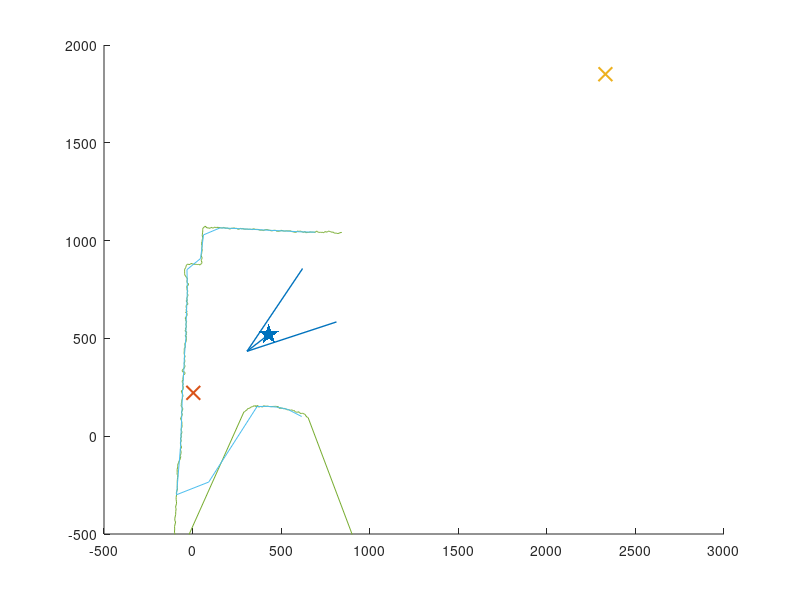

This figure's MATLAB source: (Note: this script raises an error after producing the figure.)
fid = fopen('LIDAR_data_14.txt');
C = textscan(fid, '%s', 'Delimiter', '\n', 'CommentStyle', '%');
fclose(fid);
cell = C{1};
[lines,a] =size(cell);
close all
for i=1 : lines/2
   
   
    x = str2num(cell{(i*3-2),1});
    y = str2num(cell{(i*3-1),1});
    [a,numVals] = size(x);
    
    data = horzcat(x', y');
    
    str = sprintf('Measurement %d', i);
    figure('Name', str, 'NumberTitle', 'off', 'position', [100, 100, 900, 900])
    axis([-500 3000 -500 2000])
    hold on
    
    degree=-125;
    xCoord = 430;
    yCoord = 520;
    
    scatter(xCoord,yCoord, 250, 'filled', 'p')
      a=85; a_rad=((a*pi)./180); 
 [THETA,R] = cart2pol(x,y); %Convert to polar coordinates
 THETA=THETA+a_rad; %Add a_rad to theta
 [xr,yr] = pol2cart(THETA,R); %Convert back to Cartesian coordinates

 %plot(x+xCoord,y+yCoord,'g-');  %Original
 %plot(xr,yr,'b-');  %Rotated
 
    x=xr+xCoord+50
    y=yr+yCoord
    %for i= 1 : numVals
     %   
      
     %x(i) = x(i) * cosd(degree) - y(i) * sind(degree);
      
     %y(i) = x(i) * sind(degree) + y(i) * cosd(degree);
      %  x(i)= x(i)+xCoord;
       % y(i)= y(i)+yCoord;
        
    %end
    
    usf=520;
    usb=2320;
    usf_x = 0 * cosd(-degree) - usf * sind(-degree);
    usf_y = 0 * sind(-degree) +  usf* cosd(-degree);
    
    usb_x = 0 * cosd(-degree) - usb * sind(-degree);
    usb_y = 0 * sind(-degree) +  usb* cosd(-degree);
    
    scatter(usf_x+xCoord, usf_y+yCoord, 100, 'x', 'LineWidth',1.5)
    scatter(xCoord-usb_x, yCoord-usb_y, 100, 'x', 'LineWidth',1.5)
    
    direction_x = 0 * cosd(-degree) - 150 * sind(-degree);
    direction_y = 0 * sind(-degree) +  150 * cosd(-degree);
    
    drawArrow = quiver( xCoord,yCoord,direction_x,direction_y, 0, 'linewidth',1,'MaxHeadSize',2);  
    
    plot(x,y)
    
    iterateNeighbor=15;
    for i =1 : iterateNeighbor
        xMean = ones(1,length(x) - 1);
        yMean = ones(1,length(y) - 1);
        for index = 2:length(x)
        xMean(index-1) = mean(x(index-1:index));
        yMean(index-1) = mean(y(index-1:index));
        end
    x=xMean;
    y=yMean;
    end

    %plot(xMean,yMean)

    iterateGroup=2;
    groupSize=5;
    for i= 1 : iterateGroup
        xGroupMean = ones(1,floor(length(x)/groupSize));
        yGroupMean = ones(1,floor(length(y)/groupSize));
        for index = 1 : length(x)/groupSize
            startIndex = (index-1)*groupSize +1;
        
            xGroupMean(index) = mean(x(startIndex : index * groupSize));
            yGroupMean(index) = mean(y(startIndex : index * groupSize));
        end

        x = xGroupMean;
        y = yGroupMean; 
    end
    plot(xGroupMean,yGroupMean)
    
    hold off
    h = legend('Position', 'Ultrasound front', 'Ultrasound back', 'Direction', 'Lidar (raw)', 'Lidar (filtered)');
    set(h,'FontSize',12); 
end





%c =polyfit(x,y,50);
%c = smooth(data, 20, 'rlowess');
%b = smooth(x, 50, 'rlowess');


%plot(c)



%plot(b)
%filt_len = 200;
%a = 1;
%b = (1/filt_len)*ones(1,filt_len);
%mov_avg = filter(b,a,c);

%hold on
%plot(mov_avg,'r','LineWidth',2)

%https://www.mathworks.com/matlabcentral/fileexchange/27783-fitting-data-with-a-sudden-discontinuity?focused=6788302&tab=example&requestedDomain=www.mathworks.com&nocookie=true